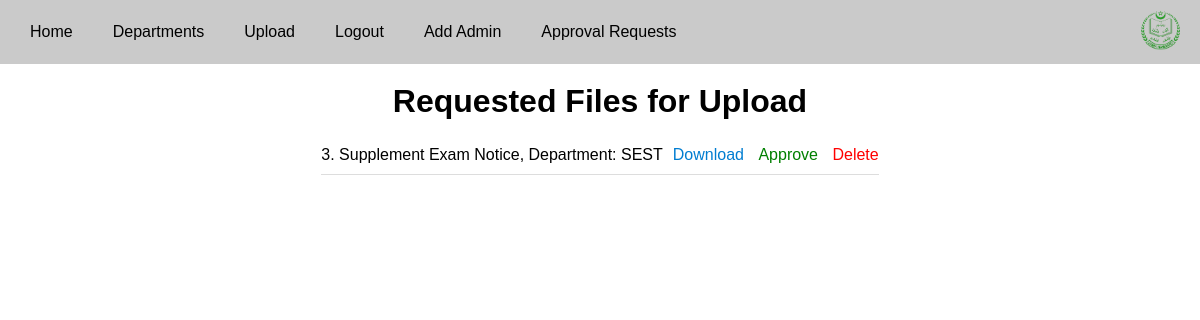
/admin/requests (signed in), run on an earlier commit of the app's database.
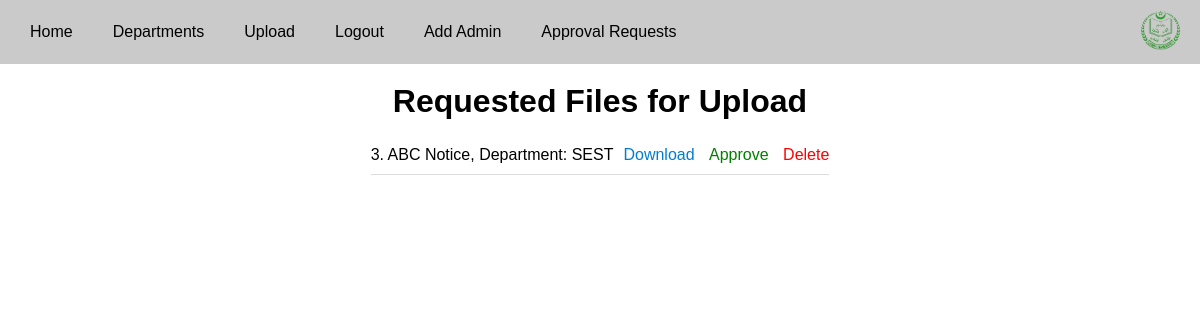
And on a later commit of the database.
### website/models.py (models this page shows)
class File(db.Model):
    id = db.Column(db.Integer(),primary_key=True)
    file_name = db.Column(db.String(200))
    file_path = db.Column(db.String(50))
    dept = db.Column(db.String(100))
    file_status = db.Column(db.Boolean(), default=False)
    user_id = db.Column(db.Integer(), db.ForeignKey('user.id'))
    user = db.relationship('User', back_populates='files')

### website/views.py (the view)
@login_required
@admin_.route('/requests')
def file_requests():
    if not current_user.is_authenticated:
            flash("You do not have the permissions!")
            return redirect(url_for('views.home'))
    files=File.query.all()
    return render_template('request.html', files=files)

### website/__init__.py (called while the page is built)
def create_app():
    app = Flask(__name__)
    app.config['SECRET_KEY'] = key
    app.config['UPLOAD_FOLDER'] = UPLOAD_FOLDER
    app.config['SQLALCHEMY_DATABASE_URI'] = f"sqlite:///{DB_NAME}"
    db.init_app(app)
    '''
    checks if the /static/upload folder exists, if not then creates one
    solved my issue of "file not found" when uploading
    '''
    if not path.exists(UPLOAD_FOLDER):
        makedirs(UPLOAD_FOLDER)
    from .views import views
    from .views import admin_
    app.register_blueprint(views, url_prefix='/')
    app.register_blueprint(admin_, url_prefix='/admin')
    create_database(app)
    login_manager = LoginManager()
    login_manager.login_view = "admin_.login"
    login_manager.init_app(app)
    @login_manager.user_loader
    def load_user(id):
        from .models import User
        return User.query.get(int(id))
    return app

### website/templates/request.html (shortened to what this page needs)
{% extends "base.html" %}
{%block content%}
<div class="container">
    <div class="intro-div">
        <h1>Requested Files for Upload</h1>
    </div>
    <br>
    <div class="card-container">
        {% if files %}
            {% for file in files %}
                {% if file.file_status == False %}
                    <div class="file-container">
                        <div class="file-details">
                            <span>{{ file.id }}. {{ file.file_name }}, Department: {{ file.dept }}</span>
                            <div>
                                <a href="{{ url_for('static', filename='uploads/' ~ file.file_path) }}" download class="download-link">Download</a>
                                <a href="{{ url_for('admin_.file_approve', file_id=file.id) }}" class="approve-link">Approve</a>
                                <a href="{{ url_for('admin_.delete_file', file_id=file.id) }}" class="delete-link">Delete</a>
                            </div>
                        </div>
                    </div>
                {% endif %}
            {% endfor %}
        {% else %}
            <br>
            <h3>No file uploaded, <a href="/upload">upload something</a>!</h3>
        {% endif %}
</div>
{%endblock%}

### website/templates/base.html (shortened to what this page needs)
<!DOCTYPE html>
<html lang="en">
<head>
    <link rel="stylesheet" href="../static/style.css">
</head>
<body>
    <nav class="navbar">
        <div class="navbar-container">
            <ul class="navbar-links">
                <li><a href="/">Home</a></li>
                <li><a href="/departments">Departments</a></li>
                <li><a href="/upload">Upload</a></li>
                {% if current_user.is_authenticated %}
                <li><a href="{{ url_for('admin_.logout') }}">Logout</a></li>
                <li><a href="{{ url_for('admin_.signup') }}">Add Admin</a></li>
                <li><a href="{{ url_for('admin_.file_requests') }}">Approval Requests</a></li>
                {% else %}
                <li><a href="/admin/login">Admin Login</a></li>
                {% endif %}
            </ul>
            <div class="navbar-logo">
                <img src="../static/logo.png" alt="logo">
            </div>
        </div>
    </nav>
    {%block content%} {%endblock%}
</body>
</html>

### website/static/style.css (style rules this page uses)
* { margin: 0; padding: 0; box-sizing: border-box; }
body { font-family: Arial, sans-serif; }
.navbar { background-color: #cacaca; padding: 10px 20px; }
.navbar-container { display: flex; justify-content: space-between; align-items: center; }
.navbar-links { list-style-type: none; display: flex; gap: 20px; }
.navbar-links li { display: inline; }
.navbar-links a { color: rgb(0, 0, 0); text-decoration: none; padding: 10px; }
.navbar-logo img { height: 40px; }
.intro-div { text-align: center; line-height: 34px; }
.container { padding: 20px; max-width: 1200px; margin: 0 auto; }
.card-container { display: flex; flex-wrap: wrap; gap: 20px; justify-content: center; }
.file-container { margin-bottom: 20px; }
.file-details { display: flex; align-items: center; justify-content: space-between; border-bottom: 1px solid #ddd; padding: 10px 0; }
.approve-link { color: green; text-decoration: none; margin-left: 10px; }
.delete-link { color: red; text-decoration: none; margin-left: 10px; }
.download-link { color: rgb(0, 125, 209); text-decoration: none; margin-left: 10px; }

What changed in the data, as far as the page shows it:
changed File "SEST": file_name "Supplement Exam Notice" → "ABC Notice"
